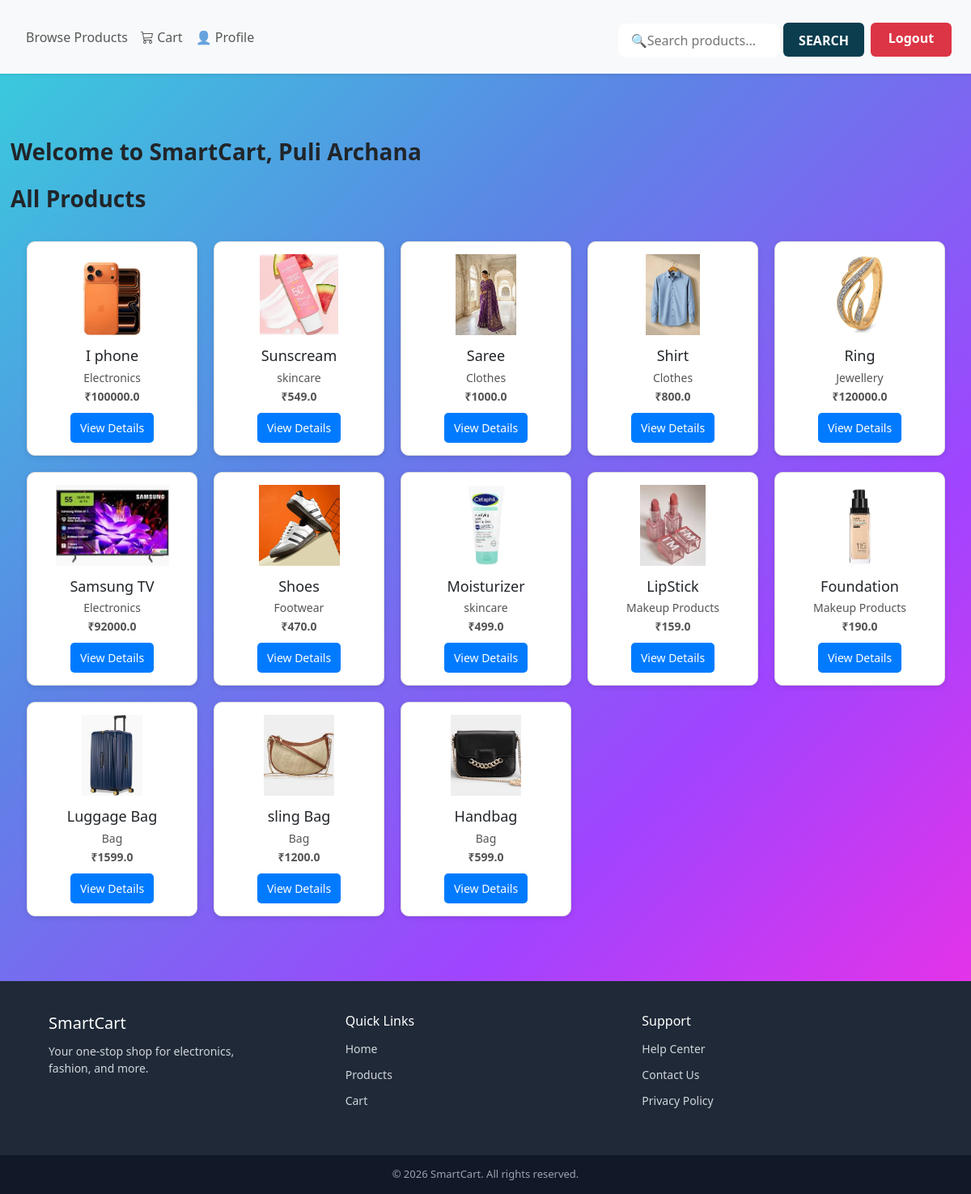
Screenshot of /user-dashboard (signed in) with the database file from the repository.
### tables this page shows
CREATE TABLE products (
    product_id INTEGER PRIMARY KEY AUTOINCREMENT,
    name TEXT,
    description TEXT,
    category TEXT,
    price REAL,
    image TEXT
);

### app.py (the view)
@app.route('/user-dashboard')
def user_dashboard():
    if 'user_id' not in session:
        return redirect('/user-login')
    conn = get_db_connection()
    conn.row_factory = sqlite3.Row
    cursor = conn.cursor()
    cursor.execute('SELECT * FROM "products"')
    products = cursor.fetchall()
    cursor.close()
    conn.close()
    return render_template("user/user_home.html", products=products)

### app.py (called while the page is built)
def get_db_connection():
    conn = sqlite3.connect('smartcart.db')
    conn.row_factory = sqlite3.Row  # allows dict-like access
    return conn

### templates/user/user_home.html (shortened to what this page needs)
{% extends "user/base.html" %}
{% block content %}
<div class="hero-section">
  <div class="container-fluid text-start">
    <h1 class="fw-bold">Welcome to SmartCart, {{ session.get('user_name') }}</h1>
<h3 class="fw-bold mt-4 mb-3">All Products</h3>
<div class="product-container">
{% for product in products %}
<div class="product-card">
    <img src="/static/uploads/product_images/{{ product.image }}">
    <h3>{{ product.name }}</h3>
    <p>{{ product.category }}</p>
    <p><strong>₹{{ product.price }}</strong></p>
    <a href="/user/product/{{ product.product_id }}">View Details</a>
</div>
{% endfor %}
</div>
</div>
{% endblock %}

### static/style.css (style rules this page uses)
body { margin: 0; min-height: 100vh; font-family: 'Segoe UI', sans-serif; background: linear-gradient(135deg, #36d1dc, #5b86e5, #a044ff, #ff2cdf); display: flex; flex-direction: column; }
.product-container { display: grid; grid-template-columns: repeat(auto-fill, minmax(180px, 1fr)); padding: 20px; gap: 20px; }
.product-card { width: 100%; border: 1px solid #ddd; padding: 15px; border-radius: 10px; box-shadow: 0px 2px 6px rgba(0,0,0,0.1); text-align: center; background-color: #fff; transition: 0.3s; }
.product-card img { width: 140px; height: 100px; object-fit: contain; margin-bottom: 10px; }
.product-card h3 { margin: 5px 0; font-size: 18px; }
.product-card p { margin: 2px 0; font-size: 14px; color: #555; }
.product-card a { display: inline-block; margin-top: 8px; background-color: #007bff; padding: 8px 12px; border-radius: 5px; color: white; text-decoration: none; font-size: 14px; }
.hero-section { min-height: 100vh; padding-top: 0; margin-top: 0; padding-left: 1px; }
@media (min-width: 769px) and (max-width: 1200px) { h1 { font-size: 28px; } }
* { box-sizing: border-box; }
html, body { overflow-x: hidden; }

### rows the page displays
products: image (picture), name "I phone", category "Electronics", price "100000.0"
products: image (picture), name "Sunscream", category "skincare", price "549.0"
products: image (picture), name "Saree", category "Clothes", price "1000.0"
products: image (picture), name "Shirt", category "Clothes", price "800.0"
products: image (picture), name "Ring", category "Jewellery", price "120000.0"
products: image (picture), name "Samsung TV", category "Electronics", price "92000.0"
products: image (picture), name "Shoes", category "Footwear", price "470.0"
products: image (picture), name "Moisturizer", category "skincare", price "499.0"
products: image (picture), name "LipStick", category "Makeup Products", price "159.0"
products: image (picture), name "Foundation", category "Makeup Products", price "190.0"
products: image (picture), name "Luggage Bag", category "Bag", price "1599.0"
products: image (picture), name "sling Bag", category "Bag", price "1200.0"
products: image (picture), name "Handbag", category "Bag", price "599.0"

### other values shown
{{ session.get('user_name') }} "Puli Archana"
